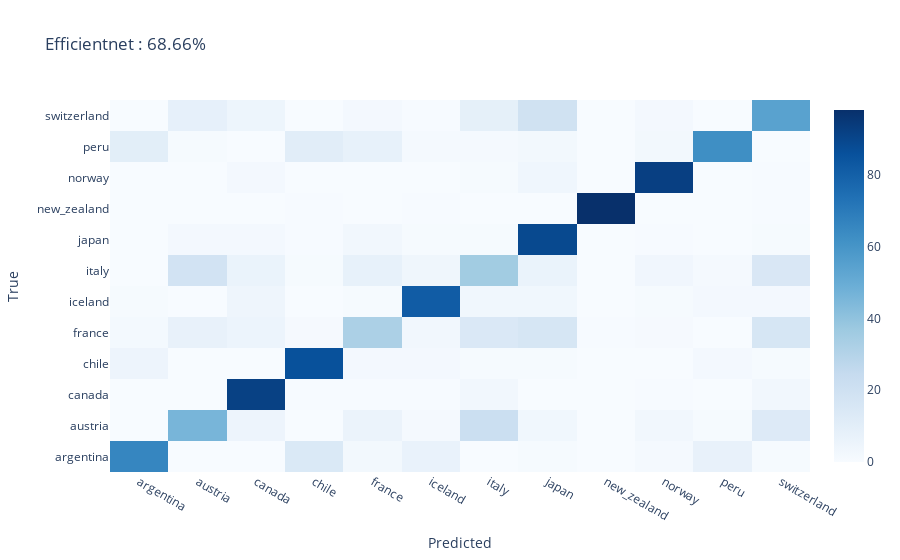

The notebook cell saved with this chart:
### Code cell
# Get the true labels
true_labels = tf.concat([y for _, y in test_df], axis=0)
# Generate predictions
predictions = model.predict(test_df)
# Get the predicted labels
predicted_labels = tf.argmax(predictions, axis=1)
model_accuracy = np.mean(predicted_labels.numpy() == true_labels.numpy())


# Create confusion matrix
confusion_matrix = tf.math.confusion_matrix(
    labels=true_labels,
    predictions=predicted_labels,
    num_classes=len(test_df.class_names)
)

# Normalize confusion matrix to percentage
cm_percentage = confusion_matrix / tf.math.reduce_sum(confusion_matrix, axis=1, keepdims=True) * 100
# Create a dataframe for the heatmap
heatmap_df = pd.DataFrame(cm_percentage, columns=test_df.class_names, index=test_df.class_names)


fig = go.Figure()
fig.add_trace(
    go.Heatmap(
        z=heatmap_df.values,
        x=heatmap_df.columns,
        y=heatmap_df.index,
        coloraxis='coloraxis',
        zmax=100,
        zmin=0
    )
)
fig.update_xaxes(title_text='Predicted')
fig.update_yaxes(title_text='True')
fig.update_layout(coloraxis=dict(colorscale='Blues'), title_text='{} : {:.2f}%'.format('Efficientnet', model_accuracy * 100))
fig.show()

### Figure 1 — Plotly figure (JSON) as saved in the notebook; plotly's stock layout.template omitted (floating-point values rounded to 4 significant figures; data arrays with more than 128 entries replaced by an {"elided": "..."} marker saying what was removed)
{"data": [{"coloraxis": "coloraxis", "type": "heatmap", "x": ["argentina", "austria", "canada", "chile", "france", "iceland", "italy", "japan", "new_zealand", "norway", "peru", "switzerland"], "y": ["argentina", "austria", "canada", "chile", "france", "iceland", "italy", "japan", "new_zealand", "norway", "peru", "switzerland"], "z": {"elided": "12x12 float values"}, "zmax": 100, "zmin": 0}], "layout": {"coloraxis": {"colorscale": [[0, "rgb(247,251,255)"], [0.125, "rgb(222,235,247)"], [0.25, "rgb(198,219,239)"], [0.375, "rgb(158,202,225)"], [0.5, "rgb(107,174,214)"], [0.625, "rgb(66,146,198)"], [0.75, "rgb(33,113,181)"], [0.875, "rgb(8,81,156)"], [1, "rgb(8,48,107)"]]}, "title": {"text": "Efficientnet : 68.66%"}, "xaxis": {"title": {"text": "Predicted"}}, "yaxis": {"title": {"text": "True"}}}}
